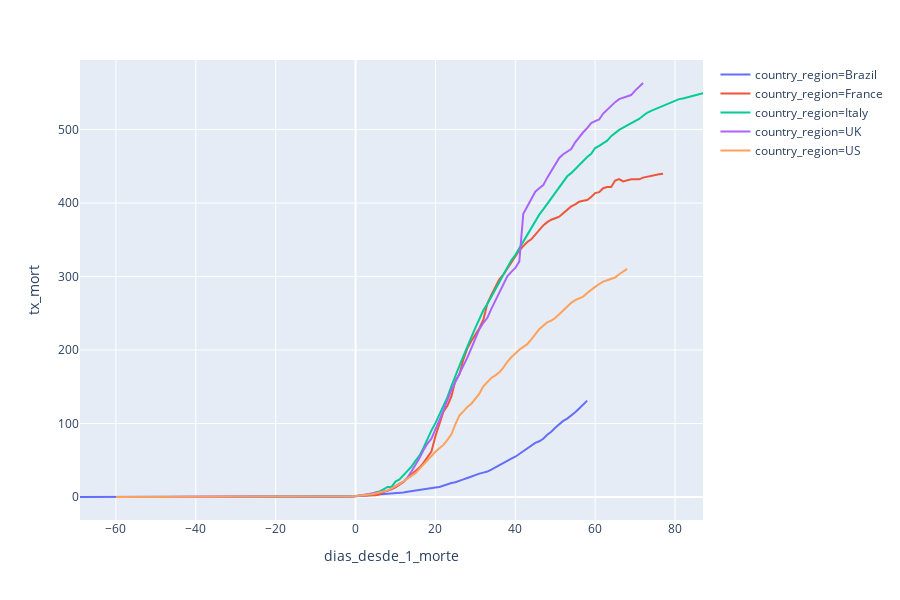

The code cell stored with this chart in its notebook:
### Code cell
plot_test = cas_pop_1[cas_pop_1['country_region'].isin(['Brazil','US','UK','France','Italy'])]
fig = px.line(plot_test, x="dias_desde_1_morte", y="tx_mort", color='country_region')
fig.show()

### Figure 1 — Plotly figure (JSON) as saved in the notebook; plotly's stock layout.template omitted (floating-point values rounded to 4 significant figures; data arrays with more than 128 entries replaced by an {"elided": "..."} marker saying what was removed)
{"data": [{"hoverlabel": {"namelength": 0}, "hovertemplate": "country_region=Brazil<br>dias_desde_1_morte=%{x}<br>tx_mort=%{y}", "legendgroup": "country_region=Brazil", "line": {"color": "#636efa", "dash": "solid"}, "mode": "lines", "name": "country_region=Brazil", "showlegend": true, "type": "scatter", "x": [-69, -35, -34, -33, -32, -31, -30, -29, -28, -27, -26, -25, -24, -23, -22, -21, -20, -19, -18, -17, -16, -15, -14, -13, -12, -11, -10, -9, -8, -7, -6, -5, -4, -3, -2, -1, 0, 1, 2, 3, 4, 5, 6, 7, 8, 9, 10, 11, 12, 13, 14, 15, 16, 17, 18, 19, 20, 21, 22, 23, 24, 25, 26, 27, 28, 29, 30, 31, 32, 33, 34, 35, 36, 37, 38, 39, 40, 41, 42, 43, 44, 45, 46, 47, 48, 49, 50, 51, 52, 53, 54, 55, 56, 57, 58], "xaxis": "x", "y": [0, 0, 0, 0, 0, 0, 0, 0, 0, 0, 0, 0, 0, 0, 0, 0, 0, 0, 0, 0, 0, 0.004705, 0.01411, 0.02823, 0.05175, 0.07057, 0.1176, 0.16, 0.2164, 0.2776, 0.3623, 0.4328, 0.5222, 0.6398, 0.748, 0.9456, 1.129, 1.524, 1.689, 2.094, 2.286, 2.653, 3.227, 3.853, 4.469, 4.973, 5.288, 5.754, 6.248, 7.207, 8.167, 9.052, 10.07, 11.07, 11.58, 12.17, 12.9, 13.67, 15.67, 17.43, 19.09, 20.16, 21.66, 23.91, 25.94, 28.26, 30.17, 31.81, 33.17, 34.66, 37.34, 40.4, 43.24, 47.13, 50.13, 52.33, 54.82, 58.62, 62.29, 65.86, 70.39, 73.68, 75.83, 79.29, 84.6, 88.72, 94.31, 99.02, 103.6, 106.6, 110.4, 115.3, 120.4, 125.9, 131.2], "yaxis": "y"}, {"hoverlabel": {"namelength": 0}, "hovertemplate": "country_region=France<br>dias_desde_1_morte=%{x}<br>tx_mort=%{y}", "legendgroup": "country_region=France", "line": {"color": "#EF553B", "dash": "solid"}, "mode": "lines", "name": "country_region=France", "showlegend": true, "type": "scatter", "x": [-49, -48, -47, -46, -45, -44, -43, -42, -41, -40, -39, -38, -37, -36, -35, -34, -33, -32, -31, -30, -29, -28, -27, -26, -25, -24, -23, -22, -21, -20, -19, -18, -17, -16, -15, -14, -13, -12, -11, -10, -9, -8, -7, -6, -5, -4, -3, -2, -1, 0, 1, 2, 3, 4, 5, 6, 7, 8, 9, 10, 11, 12, 13, 14, 15, 16, 17, 18, 19, 20, 21, 22, 23, 24, 25, 26, 27, 28, 29, 30, 31, 32, 33, 34, 35, 36, 37, 38, 39, 40, 41, 42, 43, 44, 45, 46, 47, 48, 49, 50, 51, 52, 53, 54, 55, 56, 57, 58, 59, 60, 61, 62, 63, 64, 65, 66, 67, 68, 69, 70, 71, 72, 73, 74, 75, 76, 77], "xaxis": "x", "y": [0, 0, 0, 0, 0, 0, 0, 0, 0, 0, 0, 0, 0, 0, 0, 0, 0, 0, 0, 0, 0, 0, 0.01532, 0.01532, 0.01532, 0.01532, 0.01532, 0.01532, 0.01532, 0.01532, 0.01532, 0.01532, 0.01532, 0.03064, 0.03064, 0.03064, 0.03064, 0.03064, 0.04596, 0.06128, 0.06128, 0.09192, 0.1379, 0.1685, 0.2911, 0.2911, 0.5056, 0.7354, 0.7354, 1.21, 1.394, 1.394, 2.267, 2.267, 2.267, 3.723, 6.894, 8.61, 10.36, 13.21, 16.88, 20.42, 26.01, 30.59, 35.5, 40.0, 46.42, 54.11, 61.94, 82.7, 99.89, 116.0, 124.0, 136.7, 158.5, 166.8, 187.3, 202.5, 212.2, 220.8, 229.6, 241.3, 263.3, 274.9, 286.5, 296.4, 302.5, 310.9, 319.1, 327.4, 335.3, 341.3, 347.0, 350.7, 357.4, 363.0, 369.5, 374.0, 377.3, 379.4, 381.5, 386.1, 391.2, 395.4, 398.2, 401.9, 403.1, 404.2, 408.2, 413.5, 414.8, 420.2, 421.8, 421.8, 430.7, 432.7, 429.3, 431.0, 432.3, 432.3, 432.3, 434.6, 436.0, 437.1, 438.1, 439.1, 439.9], "yaxis": "y"}, {"hoverlabel": {"namelength": 0}, "hovertemplate": "country_region=Italy<br>dias_desde_1_morte=%{x}<br>tx_mort=%{y}", "legendgroup": "country_region=Italy", "line": {"color": "#00cc96", "dash": "solid"}, "mode": "lines", "name": "country_region=Italy", "showlegend": true, "type": "scatter", "x": [-32, -31, -30, -29, -28, -27, -26, -25, -24, -23, -22, -21, -20, -19, -18, -17, -16, -15, -14, -13, -12, -11, -10, -9, -8, -7, -6, -5, -4, -3, -2, -1, 0, 1, 2, 3, 4, 5, 6, 7, 8, 9, 10, 11, 12, 13, 14, 15, 16, 17, 18, 19, 20, 21, 22, 23, 24, 25, 26, 27, 28, 29, 30, 31, 32, 33, 34, 35, 36, 37, 38, 39, 40, 41, 42, 43, 44, 45, 46, 47, 48, 49, 50, 51, 52, 53, 54, 55, 56, 57, 58, 59, 60, 61, 62, 63, 64, 65, 66, 67, 68, 69, 70, 71, 72, 73, 74, 75, 76, 77, 78, 79, 80, 81, 82, 83, 84, 85, 86, 87], "xaxis": "x", "y": [0, 0, 0, 0, 0, 0, 0, 0, 0, 0, 0, 0, 0, 0, 0, 0, 0, 0, 0, 0, 0, 0.01654, 0.03308, 0.04962, 0.1158, 0.1654, 0.1985, 0.2812, 0.3473, 0.4796, 0.5623, 0.86, 1.307, 1.77, 2.448, 3.258, 3.854, 6.053, 7.658, 10.44, 13.68, 13.68, 20.94, 23.83, 29.92, 35.69, 41.4, 49.25, 56.32, 66.69, 79.8, 90.57, 100.5, 112.8, 124.1, 135.9, 151.1, 165.8, 178.3, 191.7, 205.5, 217.6, 230.1, 242.8, 254.1, 262.8, 273.3, 283.3, 292.2, 302.3, 311.7, 322.0, 329.1, 338.5, 348.4, 358.0, 366.7, 376.2, 384.2, 391.3, 398.8, 407.7, 414.9, 422.6, 429.5, 436.4, 440.7, 446.2, 452.5, 457.8, 462.5, 467.0, 474.8, 477.7, 480.9, 484.8, 490.9, 495.5, 499.5, 502.7, 505.4, 508.4, 511.2, 514.5, 518.8, 522.8, 525.3, 527.7, 529.4, 532.0, 534.7, 537.3, 539.4, 541.4, 542.2, 543.8, 545.0, 547.0, 548.1, 549.6], "yaxis": "y"}, {"hoverlabel": {"namelength": 0}, "hovertemplate": "country_region=UK<br>dias_desde_1_morte=%{x}<br>tx_mort=%{y}", "legendgroup": "country_region=UK", "line": {"color": "#ab63fa", "dash": "solid"}, "mode": "lines", "name": "country_region=UK", "showlegend": true, "type": "scatter", "x": [-47, -46, -45, -44, -43, -42, -41, -40, -39, -38, -37, -36, -35, -34, -33, -32, -31, -30, -29, -28, -27, -26, -25, -24, -23, -22, -21, -20, -19, -18, -17, -16, -15, -14, -13, -12, -11, -10, -9, -8, -7, -6, -5, -4, -3, -2, -1, 0, 1, 2, 3, 4, 5, 6, 7, 8, 9, 10, 11, 12, 13, 14, 15, 16, 17, 18, 19, 20, 21, 22, 23, 24, 25, 26, 27, 28, 29, 30, 31, 32, 33, 34, 35, 36, 37, 38, 39, 40, 41, 42, 43, 44, 45, 46, 47, 48, 49, 50, 51, 52, 53, 54, 55, 56, 57, 58, 59, 60, 61, 62, 63, 64, 65, 66, 67, 68, 69, 70, 71, 72], "xaxis": "x", "y": [0, 0, 0, 0, 0, 0, 0, 0, 0, 0, 0, 0, 0, 0, 0, 0, 0, 0, 0, 0, 0, 0, 0, 0, 0, 0, 0, 0, 0, 0, 0, 0, 0, 0, 0.01473, 0.02946, 0.02946, 0.04419, 0.05892, 0.08838, 0.1178, 0.1178, 0.1178, 0.3093, 0.3093, 0.8249, 0.8249, 1.061, 2.033, 2.622, 3.447, 4.154, 4.949, 6.231, 6.864, 8.544, 11.21, 15.04, 18.13, 20.78, 26.41, 34.72, 43.1, 53.19, 63.64, 72.81, 79.32, 90.9, 104.7, 117.7, 132.2, 145.7, 156.6, 167.1, 178.7, 189.9, 202.7, 215.2, 228.3, 237.1, 243.8, 256.0, 267.4, 276.8, 288.2, 300.2, 306.3, 311.7, 320.3, 385.4, 395.4, 406.3, 415.5, 420.1, 424.4, 434.6, 444.1, 452.1, 461.3, 466.4, 470.3, 473.4, 482.7, 490.0, 496.3, 502.0, 508.9, 511.4, 513.7, 521.8, 527.1, 532.1, 537.3, 541.4, 543.2, 545.0, 546.9, 553.0, 558.6, 563.3], "yaxis": "y"}, {"hoverlabel": {"namelength": 0}, "hovertemplate": "country_region=US<br>dias_desde_1_morte=%{x}<br>tx_mort=%{y}", "legendgroup": "country_region=US", "line": {"color": "#FFA15A", "dash": "solid"}, "mode": "lines", "name": "country_region=US", "showlegend": true, "type": "scatter", "x": {"elided": "129 int values"}, "xaxis": "x", "y": {"elided": "129 float values"}, "yaxis": "y"}], "layout": {"height": 600, "legend": {"tracegroupgap": 0}, "margin": {"t": 60}, "xaxis": {"anchor": "y", "domain": [0, 1], "title": {"text": "dias_desde_1_morte"}}, "yaxis": {"anchor": "x", "domain": [0, 1], "title": {"text": "tx_mort"}}}}
